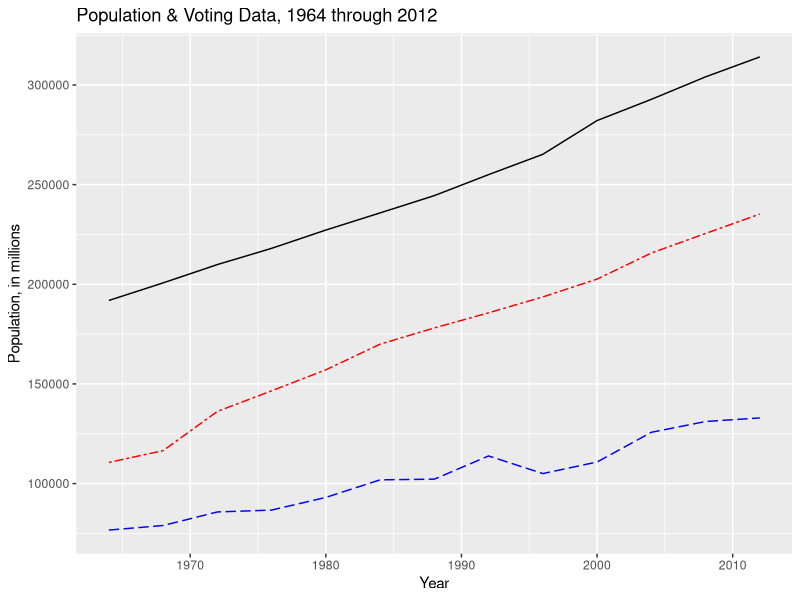
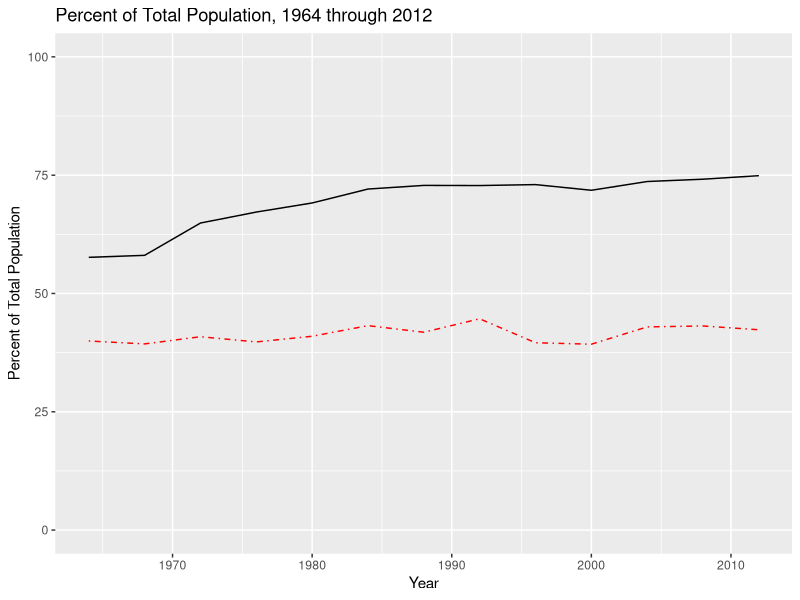
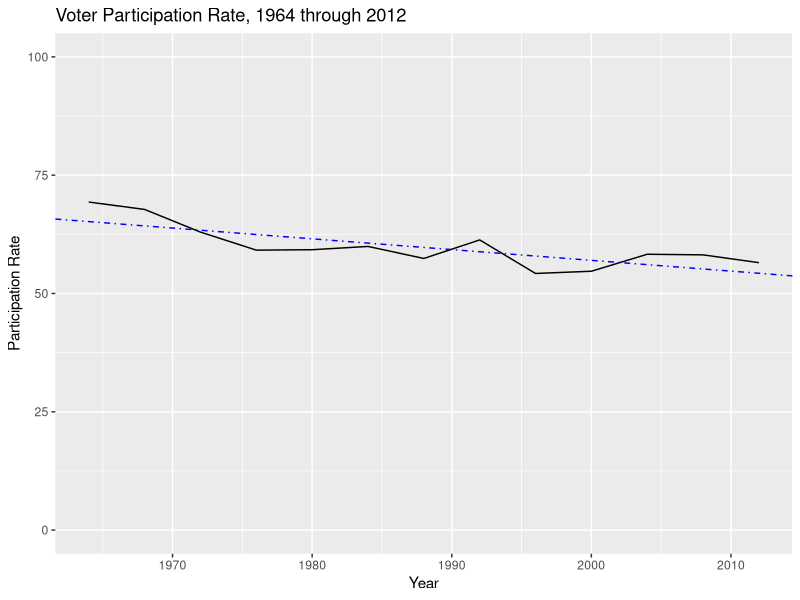

Reproduce these figures in R, in order.
# Voting Data Blog
# Author: Richard I. Carpenter
# Date Created: 27 SEP 2016
# Date Updated: 01 OCT 2016

# Presidential Election data for voting population and participation, as well
# as U.S. population estimates.  All data from the U.S. Census Bureau website:
# 
# 1. All population estimates are in milliions
# 2. For population estimates 2010 to present: 
#       http://www.census.gov/popest/data/national/totals/2015/index.html
# 3. For population estimate 2000 to 2010: 
#       http://www.census.gov/popest/data/intercensal/national/nat2010.html
# 4. For population estimates prior to 2000: 
#       http://www.census.gov/popest/data/national/totals/pre-1980/tables/popclockest.txt

library(ggplot2)
library(dplyr)

setwd("/home/rich/blog/bp12")

df <- read.csv("voting_stats.csv")
str(df)
summary(df)

# Uncomment png() and dev.off() to create a graph, saved to working
# directory.

png(paste0(getwd(), "/", "blog12plot1.png"), height = 480, width = 720, unit = "px")
p1 <- ggplot(data = df, aes(x = year, y = total_population))
p1 + geom_line() +
    geom_line(aes(y = total_voting_age), colour = "red", linetype = 6) +
    geom_line(aes(y = total_voted), colour = "blue", linetype = 5) +
    xlab("Year") +
    ylab("Population, in millions") + 
    ggtitle("Population & Voting Data, 1964 through 2012")
dev.off()

# Removing percentages...
sorted.df <- df[-c(4, 6, 7)]
sorted.df$voter_pct <- round((sorted.df$total_voted / sorted.df$total_population)*100, 2)
sorted.df$pop_pct <- round((sorted.df$total_voting_age / sorted.df$total_population)*100, 2)
sorted.df$participation <- round((sorted.df$total_voted / sorted.df$total_voting_age) * 100, 2)

sorted.df

png(paste0(getwd(), "/", "blog12plot2.png"), height = 480, width = 720, unit = "px")
p2 <- ggplot(data = sorted.df, aes(x = year, y = pop_pct))
p2 + geom_line() +
    geom_line(aes(y = sorted.df$voter_pct), colour = "red", linetype = 4) +
    xlab("Year") + 
    ylab("Percent of Total Population") +
    ggtitle("Percent of Total Population, 1964 through 2012") +
    ylim(0, 100)
dev.off()

png(paste0(getwd(), "/", "blog12plot3.png"), height = 480, width = 720, unit = "px")
p3 <- ggplot(data = sorted.df, aes(x = year, y = participation))
p3 + geom_line() + 
    geom_abline(intercept = 512, slope = -0.2275, linetype = 4, colour = "blue") +
    xlab("Year") +
    ylab("Participation Rate") +
    ggtitle("Voter Participation Rate, 1964 through 2012") +
    ylim(0, 100)
dev.off()
    
# To get the regression line for the third graph...
l1 <- lm(participation ~ year, data = sorted.df)

# Take the intercept (I rounded to 512) & the slope, and put them into the
# geom_abline() function...
l1
